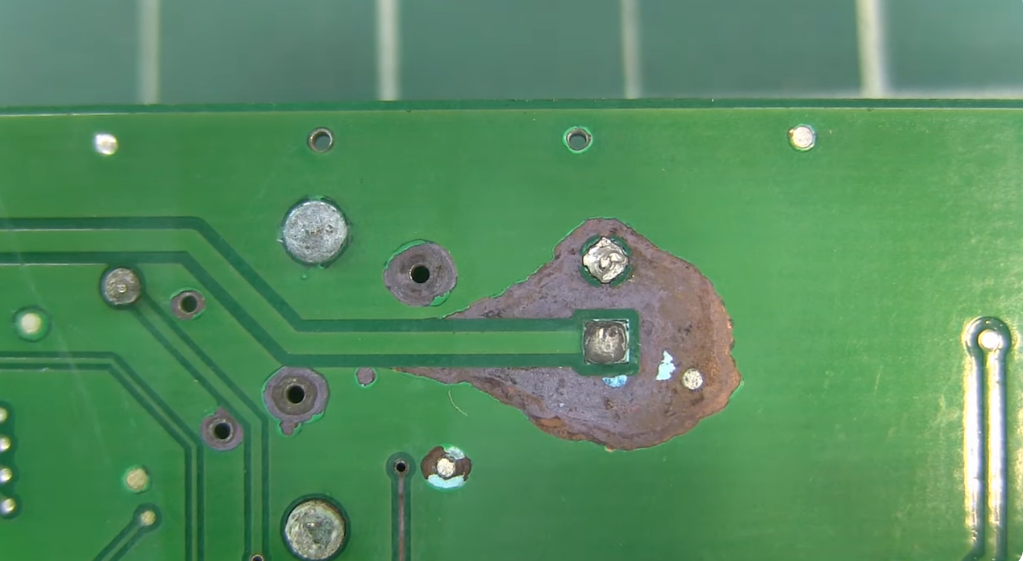
#> input picture cvdir/img/PCB-Manufacturing-Defects.png, 1025 x 561 px
$ jupyter execute histo_clahe.ipynb
#> lines starting #> are read from the running program, lines starting #| are printed output that depends on the picture
[cell 1]
import cv2
import numpy as np
import matplotlib.pylab as plt

[cell 2]
#--①이미지 읽어서 YUV 컬러스페이스로 변경
img = cv2.imread('./img/PCB-Manufacturing-Defects.png')
#> img is the input picture: shape (561, 1025, 3); mean B, G, R 97, 139.7, 87.3
img = cv2.resize(img, (500, 250))
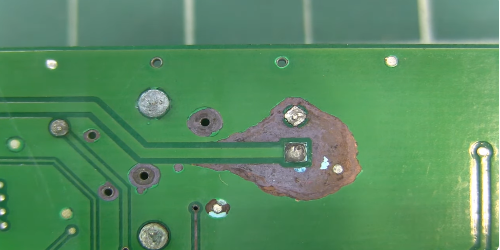
#> img: shape (250, 500, 3); mean B, G, R 96.9, 139.6, 87.2
img_yuv = cv2.cvtColor(img, cv2.COLOR_BGR2YUV)
#> img_yuv: shape (250, 500, 3); mean of channels 0, 1, 2 119.1, 117.2, 100

[cell 3]
#--② 밝기 채널에 대해서 이퀄라이즈 적용
img_eq = img_yuv.copy()
img_eq[:,:,0] = cv2.equalizeHist(img_eq[:,:,0])
#> img_eq: shape (250, 500, 3); mean of channels 0, 1, 2 129.6, 117.2, 100
img_eq = cv2.cvtColor(img_eq, cv2.COLOR_YUV2BGR)
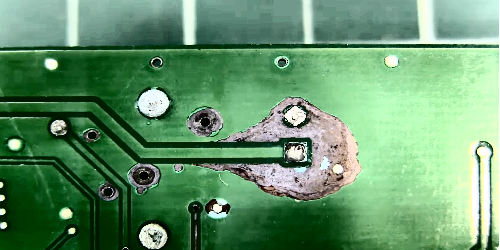
#> img_eq: shape (250, 500, 3); mean B, G, R 108.1, 149.7, 100.4

[cell 4]
#--③ 밝기 채널에 대해서 CLAHE 적용
img_clahe = img_yuv.copy()
clahe = cv2.createCLAHE(clipLimit=2.0, tileGridSize=(8,8)) #CLAHE 생성
img_clahe[:,:,0] = clahe.apply(img_clahe[:,:,0])           #CLAHE 적용
#> img_clahe: shape (250, 500, 3); mean of channels 0, 1, 2 122.8, 117.2, 100
img_clahe = cv2.cvtColor(img_clahe, cv2.COLOR_YUV2BGR)
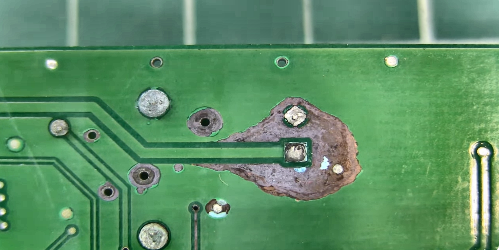
#> img_clahe: shape (250, 500, 3); mean B, G, R 100.8, 143.4, 91
